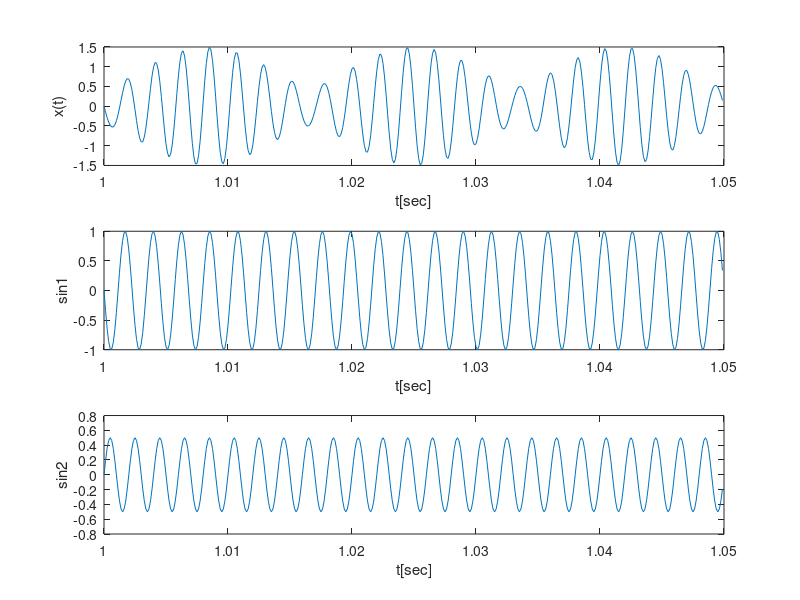
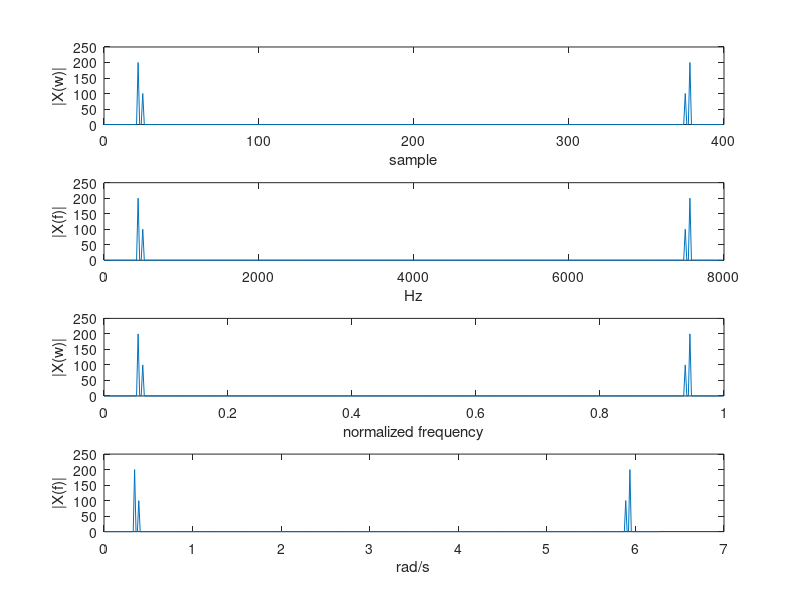

These figures' MATLAB source, in order:

clc
clear all
close all

A1 = 1 ;
A2 = 0.5 ;
f1 = 440;
f2 = 500;
phi1 = pi ;
phi2=0;

Fs = 8000;
T = 1/Fs ;
t = [1:T:1.050-T];
N = length(t)
n=[0:1:N-1];

% Sample the signal with a samling frequency Fs and 
% plot the discrete signal in the time interval [1, 1.05 sec] 

x = A1*sin(2*pi*f1*t+phi1)+A2*sin(2*pi*f2*t+phi2);
figure;
subplot(3,1,1);
plot(t,x);
% plot(n,x);
ylabel('x(t)');
xlabel('t[sec]');
subplot(3,1,2);
plot(t,A1*sin(2*pi*f1*t+phi1));
ylabel('sin1');   % first component of the signal: 1/f1 = 0.0023 sec
xlabel('t[sec]');
subplot(3,1,3);
plot(t,A2*sin(2*pi*f2*t+phi2)); 
ylabel('sin2');   % second component of the signal 1/f2=0.002 sec
xlabel('t[sec]');


% Compute the DFT and plot the modulus 

X = fft(x);
w = 2*pi*[0:N-1]/N;
f = Fs*[0:N-1]/N;
fn = [0:N-1]/N; % normalized frequency  fnorm=f/Fs=f*T
figure;
subplot(4,1,1);
plot([0:N-1], abs (X) ) ;
xlabel ('sample') ;
ylabel('|X(w)|') ;
subplot(4,1,2) ;
plot( f , abs (X) ) ;
xlabel('Hz') ;
ylabel('|X(f)|') ;
subplot(4,1,3),
plot(fn, abs (X) ) ;
xlabel ('normalized frequency') ;
ylabel('|X(w)|') ;
subplot(4,1,4) ;
plot( w , abs (X) ) ;
xlabel('rad/s') ;
ylabel('|X(f)|') ;

%there is no spectral leakage since f1=k1*Fs/N and f2=k2*Fs/N 
% with k1 = 22 and k2 = 25
